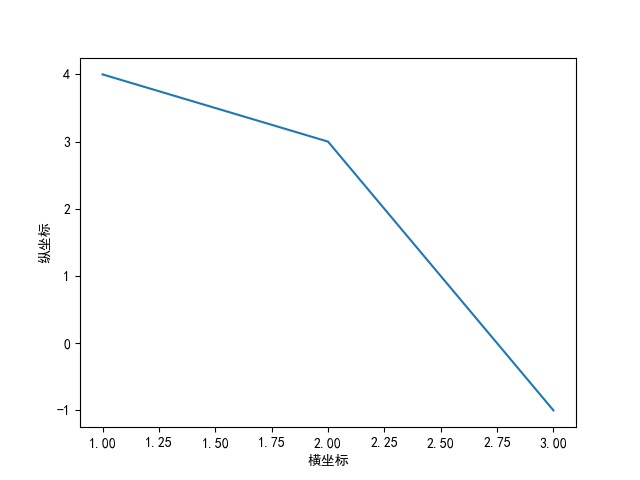

Write Python code to recreate this figure.
#!/usr/bin/env python  
# -*- coding: utf-8 -*-

import matplotlib as mpl
mpl.use('Agg')
import matplotlib.pyplot as plt
import numpy as np


import matplotlib.pyplot as plt

import matplotlib
print matplotlib.matplotlib_fname()


plt.plot((1,2,3),(4,3,-1))
plt.xlabel(u'横坐标')
plt.ylabel(u'纵坐标')
plt.show()

plt.savefig("/home/aaron/aaron/test_graph/test_cn_display.jpg") 
